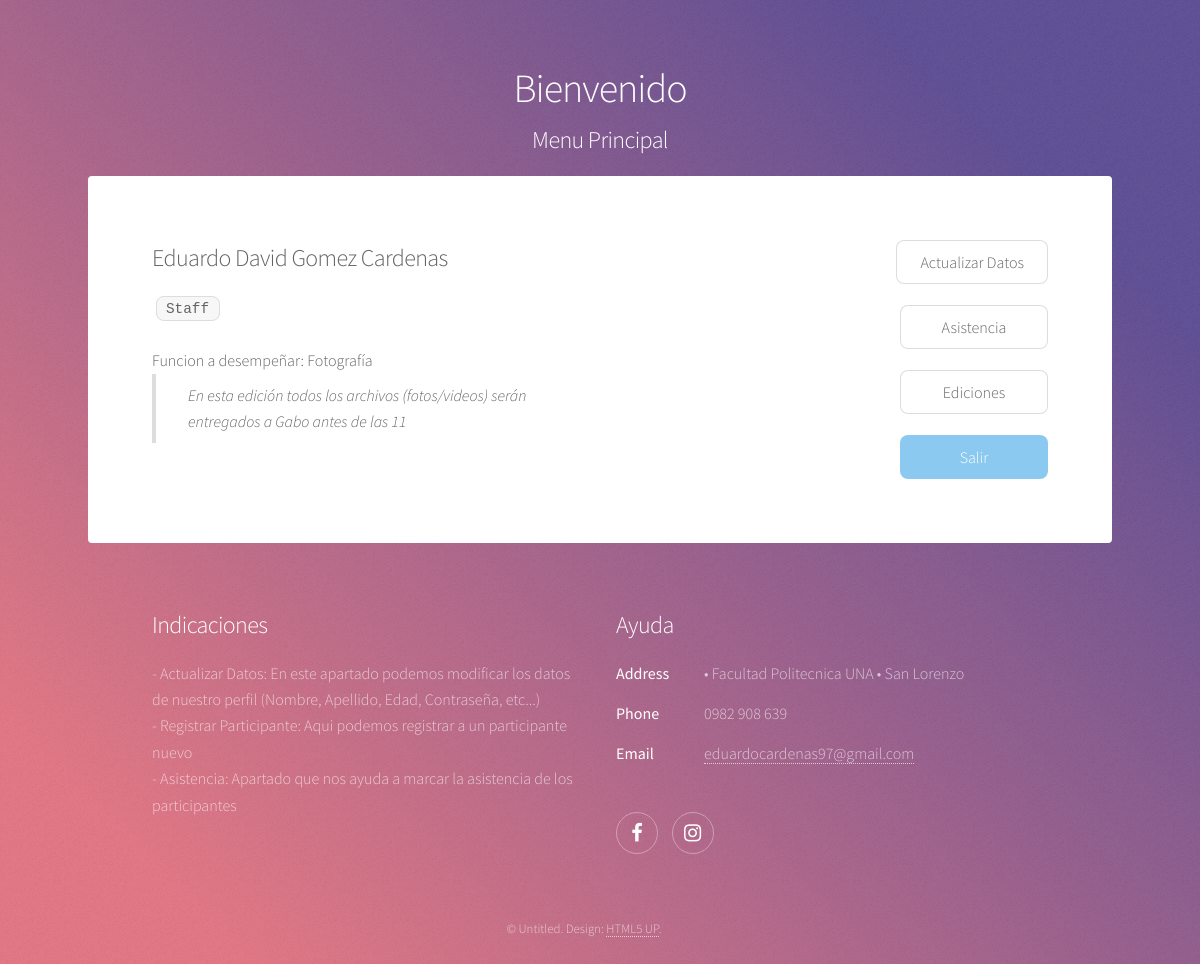
Page /namofpuna.xyz/login/main.php (signed in) on the committed database.
### tables this page shows
CREATE TABLE `persona` (
  `per_codigo` int(11) NOT NULL,
  `per_nombre` varchar(30) NOT NULL,
  `per_apellido` varchar(30) NOT NULL,
  `per_ci` int(11) DEFAULT NULL,
  `per_password` varchar(20) DEFAULT NULL,
  `per_correo` varchar(35) DEFAULT NULL,
  `per_telefono` varchar(11) DEFAULT NULL,
  `per_fecha_nac` date DEFAULT NULL,
  `sex_codigo` int(11) NOT NULL,
  `tp_codigo` int(11) NOT NULL,
  `car_codigo` int(11) DEFAULT NULL
);

CREATE TABLE `tip_persona` (
  `tp_codigo` int(11) NOT NULL,
  `tp_detalle` varchar(20) NOT NULL
);

CREATE TABLE `funcion` (
  `fun_codigo` int(5) NOT NULL,
  `fun_detalle` varchar(21) NOT NULL,
  `fun_descripcion` varchar(2000) NOT NULL
);

### namofpuna.xyz/login/main.php (the view, shortened to what this page needs)
<!DOCTYPE HTML>
<html>
	<head>
		<link rel="stylesheet" href="../assets/css/main.css" />
	</head>
	<body class="is-preload">
			<div id="wrapper">
					<header id="header">
						<h1>Bienvenido</h1>
						<h2>Menu Principal</h2>
          </header>
					<div id="main">
							<section id="content" class="main">
								<div class="row">
										<div class="col-6 col-12-medium">
											<div class="col-12" style="text-align: left;" ><?php mostrarPersona($_SESSION['ci']) ?>
											<br>Funcion a desempeñar: <?php mostrarFuncion($_SESSION['fun_codigo']) ?></div>
										</div>
										<div class="col-6 col-12-medium">
											<div class="col-12" style="text-align: right;" >
	                        <ul class="actions stacked" >
	                            <li><a href="update.php" class="button">Actualizar Datos</a></li>
															<li><a href="../forms/asistencia/index.php" class="button">Asistencia</a></li>
	                            <?php
	                            if( $_SESSION['level']==3 )
	                            {
	                                echo" <li><a href='../forms/edicion/index.php' class='button'>Ediciones</a></li> ";
	                            }
	                            else if( $_SESSION['level']==1 )
	                            {
	                                echo" <li><a href='../forms/participante/index.php' class='button'>Registrar</a></li> ";
	                            }
	                            ?>
															<li><a href='logout.php' class='button primary'>Salir</a></li>
	                        </ul>
											</div>
								    </div>
								</div>
							</section>
					</div>
				<footer id="footer">
				<section>
				<h2>Indicaciones</h2>
				<p>- Actualizar Datos: En este apartado podemos modificar los datos de nuestro perfil (Nombre, Apellido, Edad, Contraseña, etc...) <br>
					- Registrar Participante: Aqui podemos registrar a un participante nuevo <br>
					- Asistencia: Apartado que nos ayuda a marcar la asistencia de los participantes
				</p>
				</section>
				<section>
				<h2>Ayuda</h2>
				<dl class="alt">
					<dt>Address</dt>
					<dd>&bull; Facultad Politecnica UNA &bull; San Lorenzo</dd>
					<dt>Phone</dt>
					<dd>0982 908 639</dd>
					<dt>Email</dt>
					<dd><a href="#">eduardocardenas97@gmail.com</a></dd>
				</dl>
				<ul class="icons">
					<li><a href="https://www.facebook.com/%C3%91amomarandu-2037370486565235/" class="icon brands fa-facebook-f alt"><span class="label">Facebook</span></a></li>
					<li><a href="https://www.instagram.com/namofpuna/" class="icon brands fa-instagram alt"><span class="label">Instagram</span></a></li>
				</ul>
				</section>
				<p class="copyright">&copy; Untitled. Design: <a href="https://html5up.net">HTML5 UP</a>.</p>
				</footer>
				</div>
	</body>
</html>
<?php
function mostrarPersona($ci){
	include($_SERVER['DOCUMENT_ROOT'] . '/conexion.php');
	$query2="SELECT * FROM persona WHERE per_ci=$ci ";
	$res2=mysqli_query($conexion,$query2) or die(mysql_error());
		while($rows2 = mysqli_fetch_array($res2)):
			$personaNombre=$rows2['per_nombre'];
			$personaApellido=$rows2['per_apellido'];
			echo "<h2>$personaNombre $personaApellido</h2>";
			mostrarTipoPersona($rows2['tp_codigo']);
	endwhile;
}
function mostrarFuncion($funcionCodigo){
	include($_SERVER['DOCUMENT_ROOT'] . '/conexion.php');
  $query3="SELECT * FROM funcion WHERE fun_codigo=$funcionCodigo";
  $res3=mysqli_query($conexion,$query3) or die(mysql_error());
    while($rows3 = mysqli_fetch_array($res3)):
      $detalle=$rows3['fun_detalle'];
			$descripcion=$rows3['fun_descripcion'];
			echo "$detalle
			<blockquote>$descripcion</blockquote>";
    endwhile;
}
function mostrarTipoPersona($tpCodigo){
  include($_SERVER['DOCUMENT_ROOT'] . '/conexion.php');
  $query="SELECT * FROM tip_persona WHERE tp_codigo=$tpCodigo";
  $res=mysqli_query($conexion,$query) or die(mysql_error());
    while($rows = mysqli_fetch_array($res)):
        $tpDetalle=$rows['tp_detalle'];
        echo"<code>$tpDetalle</code><br>";
    endwhile;
}
 ?>

### rows in the picture
persona: per_nombre "Eduardo David", per_apellido "Gomez Cardenas"
tip_persona: tp_detalle "Staff"
funcion: fun_detalle "Fotografía", fun_descripcion "En esta edición todos los archivos (fotos/videos) serán entregados a Gabo antes de las 11"
